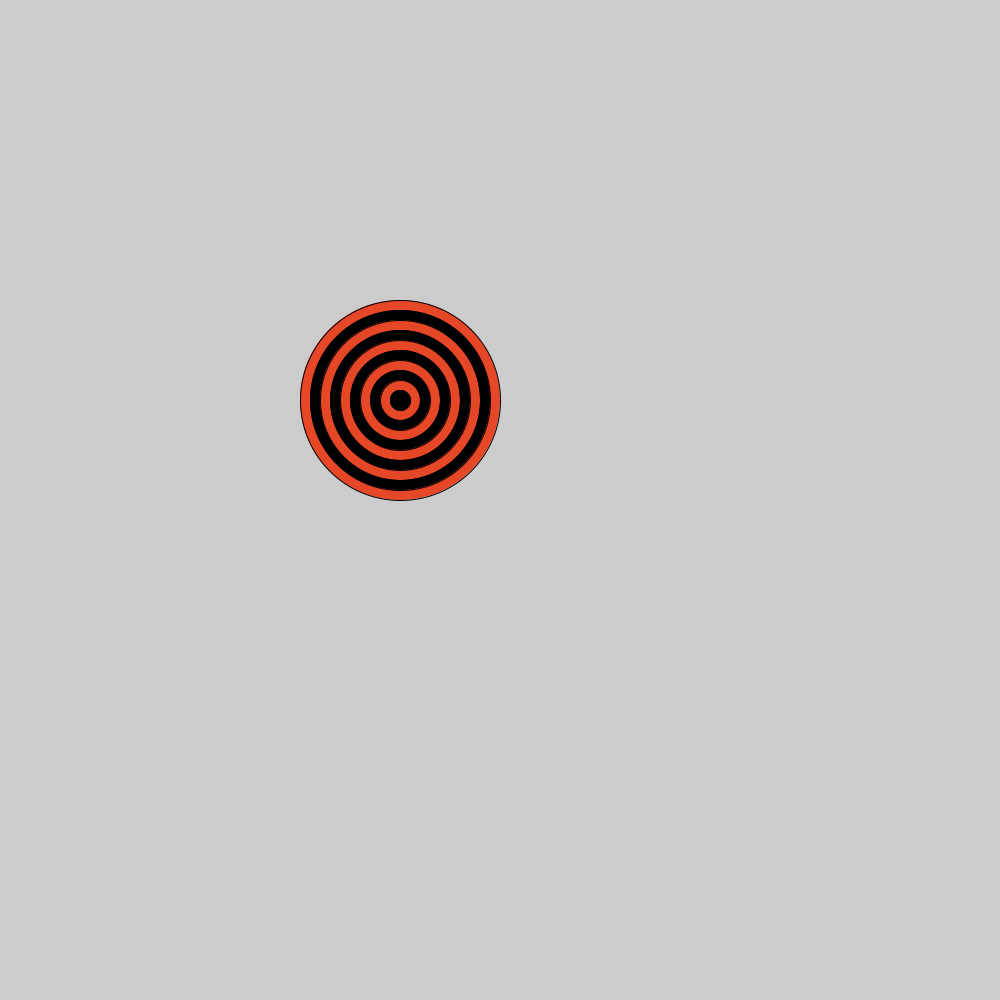
Frame 1 (no input)
Frame 60 (the mouse pressed at the canvas centre just before this capture): identical to frame 1, image omitted
Frame 120 (the mouse held since frame 60 and released just before this capture): identical to frame 1, image omitted

The Processing sketch that drew this single still picture (run headless with seeded random() and noise(); from frame 60 on, the mouse is pressed at the canvas centre):

// Processing sketch: bullseye
// ── bullseye.pde
void setup(){
  size(1000,1000);
  int size = 200;
       for(int i =0; i < 12; i++ ) { 
         //ellipse(400,400,size,size); 
  if(i % 2 == 0) {
    fill(229,71,39);    

  }
 
  else {
    fill(1,0,3);  
    
    
  } 
  ellipse(400, 400, size, size);
   size -= 20;
  
  
       }
    }

    void draw(){


    }
